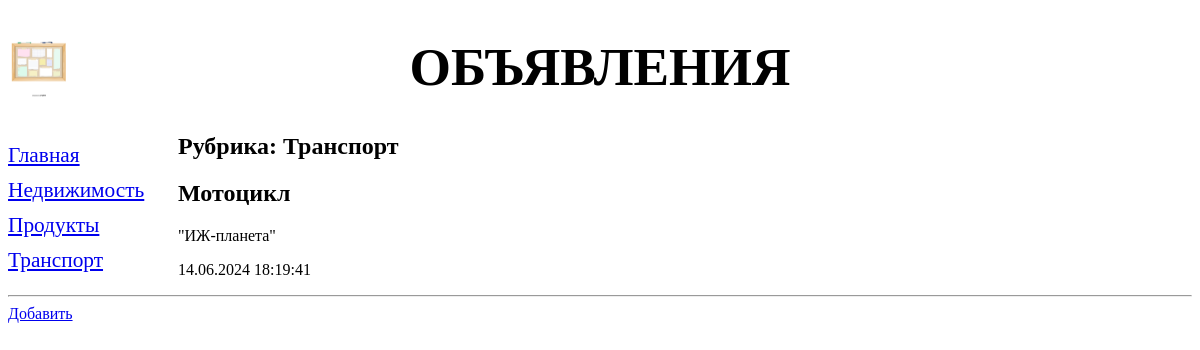
Screenshot of /bboard/1/ with the database file from the repository.
### bboard/models.py (models this page shows, shortened)
class Rubric(models.Model):
    name = models.CharField(max_length=20, db_index=True, verbose_name='Название')
    class Meta:
        verbose_name_plural = 'Рубрики'
        verbose_name = 'Рубрика'
        ordering = ['name']

class Bb(models.Model):
    title = models.CharField(max_length=50, verbose_name='Toвар')
    content = models.TextField(verbose_name='Описание')
    price = models.FloatField(verbose_name='Цена')
    published = models.DateTimeField(auto_now_add=True, db_index=True, verbose_name='Опубликовано')
    rubric = models.ForeignKey('Rubric', null=True, on_delete=models.PROTECT, verbose_name='Рубрика')
    class Meta:
        verbose_name_plural = 'Объявления'
        verbose_name = 'Объявление'
        ordering = ['-published']

### bboard/views.py (the view)
# urls.py: path('<int:rubric_id>/', rubric_bbs, name='rubric_bbs'),
def rubric_bbs(request, rubric_id):
    bbs = Bb.objects.filter(rubric=rubric_id)
    rubrics = Rubric.objects.all()
    current_rubric = Rubric.objects.get(pk=rubric_id)
    context = {'bbs': bbs, 'rubrics': rubrics, 'current_rubric': current_rubric}
    return render(request, 'bboard/rubric_bbs.html', context)

### bboard/templates/bboard/rubric_bbs.html (shortened to what this page needs)
{% extends "layout/basic.html"%}
{% block content %}
    <h2>Рубрика: {{current_rubric.name}}</h2>
    {% for bb in bbs %}
    <div>
        <h2>{{ bb.title }}</h2>
        <p>{{ bb.content }}</p>
        <p>{{ bb.published|date:"d.m.Y H:i:s" }}</p>
    </div>
    {% endfor %}
{% endblock %}

### bboard/templates/layout/basic.html (shortened to what this page needs)
{% load static %}
<!DOCTYPE html>
<html lang="en">
    <head>
        <link rel="stylesheet" type="text/css" href="{% static "bboard/style.css" %}"
    </head>
    <body>
        <header>
            <h1>Объявления</h1>
        </header>
        <nav>
            <a href="{% url 'index' %}">Главная</a>
            {% for rubric in rubrics %}
            <a href="{% url 'rubric_bbs' rubric.pk %}">{{rubric.name}}</a>
            {% endfor %}
        </nav>
        <main>
            {% block content %}
            {% endblock %}
        </main>
        <hr>
        <a href="{% url 'add' %}">Добавить</a>
    </body>
</html>

### bboard/static/bboard/style.css (style rules this page uses)
header h1 { font-size: 40pt; text-transform: uppercase; text-align: center; background: url("bg.png") left / auto 100% no-repeat; }
nav { font-size: 16pt; width: 150px; float: left; }
nav a { display: block; margin: 10px 0px; }
main { margin-left: 170px; }

### rows the page displays
Rubric: name "Недвижимость"
Rubric: name "Продукты"
Rubric: name "Транспорт"
Bb: title "Мотоцикл", content "\"ИЖ-планета\"", published "14.06.2024 18:19:41"
